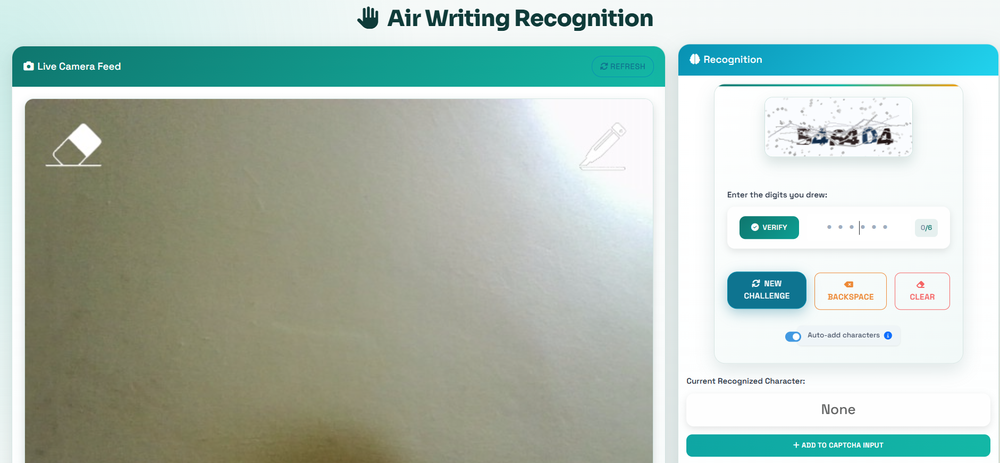
#> input picture assets/air-writing-recognition.png, 1000 x 463 px, shrunk from 1881 x 870 before the run
$ python -i digit_classifier_utils.py   (imports and definitions only)
#> lines starting #> are read from the running program, lines starting #| are printed output that depends on the picture; after the words box and inside, x2 and y2 are one past the last pixel; in counts of white or black regions, pixels touching at a corner belong together
#> further down, picture is the input picture: shape (463, 1000, 3); mean B, G, R 182.2, 191.9, 175.5
"""
Specialized classifier utility for improving distinction between commonly confused digit pairs.
This module provides preprocessing and prediction functions for improved recognition:
- 3 vs 8 distinction
- 6 vs 9 distinction
- 0 vs 6 distinction
- 1 vs 7 distinction
"""

import numpy as np
import cv2

def is_potentially_digit_eight(image):
    """
    Analyze if an image classified as '3' might actually be an '8' drawn in two parts.

    Args:
        image: Input image (grayscale, 28x28)

    Returns:
        bool: True if the image could be an '8', False otherwise
    """
    # Ensure image is in correct format
    if len(image.shape) > 2:
        # Convert to grayscale if color
        gray = cv2.cvtColor(image, cv2.COLOR_BGR2GRAY)
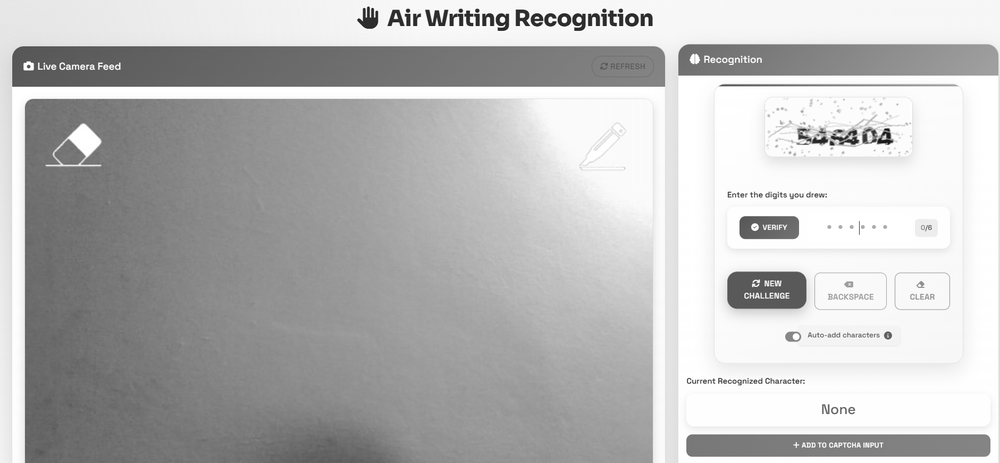
#> gray: shape (463, 1000); min 4, max 255, mean 185.9
    else:
        gray = image.copy()

    # Normalize if needed
    if np.max(gray) > 1.0:
        gray = gray.astype(np.float32) / 255.0

    # Threshold the image
    _, binary = cv2.threshold(gray, 0.3, 1.0, cv2.THRESH_BINARY)
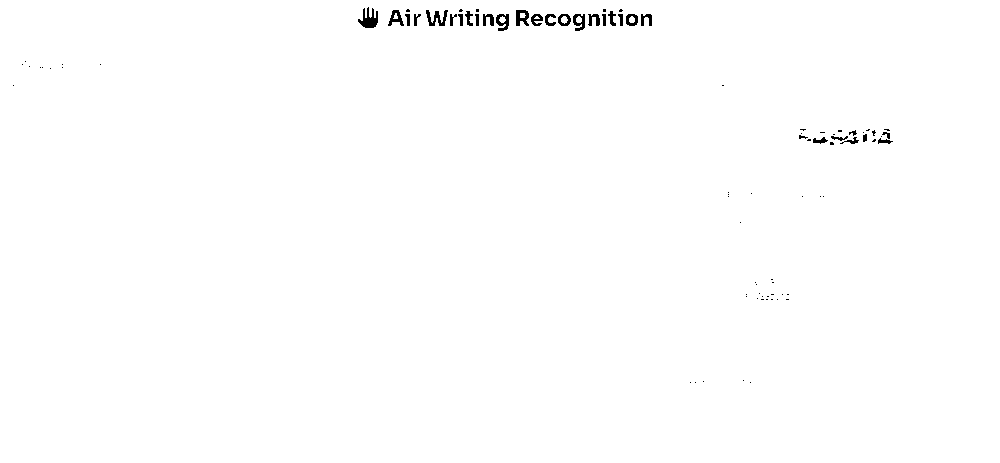
#> binary: shape (463, 1000) float32; values 0 (black) and 1 (white), 99.5% white; 90 black regions (60 under 20 px), largest, box (x1, y1, x2, y2) and area: (358, 7, 378, 28) 233, (426, 10, 448, 26) 175, (516, 10, 529, 26) 144

    # Convert to uint8 for contour detection
    binary_uint8 = (binary * 255).astype(np.uint8)

    # Find contours
    contours, _ = cv2.findContours(binary_uint8, cv2.RETR_EXTERNAL, cv2.CHAIN_APPROX_SIMPLE)
#> contours = [[[0, 0], [0, 462], [999, 462], [999, 0]]]

    if len(contours) == 0:
        return False

    # Get the largest contour
    largest_contour = max(contours, key=cv2.contourArea)
#> largest_contour = [[0, 0], [0, 462], [999, 462], [999, 0]]

    # Calculate region properties
    x, y, w, h = cv2.boundingRect(largest_contour)
#> x = 0; y = 0; w = 1000; h = 463
    aspect_ratio = float(w) / h if h > 0 else 0
#> aspect_ratio = 2.16

    # Create a mask to analyze upper and lower regions separately
    mask = np.zeros_like(binary_uint8)
    cv2.drawContours(mask, [largest_contour], 0, 255, -1)
#> mask: shape (463, 1000); every value is 255

    # Divide the image into upper and lower halves
    h, w = mask.shape
    upper_half = mask[0:h//2, :]
#> upper_half: shape (231, 1000); every value is 255
    lower_half = mask[h//2:h, :]
#> lower_half: shape (232, 1000); every value is 255

    # Count white pixels in each half
    upper_pixels = np.sum(upper_half > 0)
#> upper_pixels = 231000
    lower_pixels = np.sum(lower_half > 0)
#> lower_pixels = 232000

    # Calculate balance between upper and lower halves
    total_pixels = upper_pixels + lower_pixels
#> total_pixels = 463000
    if total_pixels == 0:
        return False

    upper_ratio = upper_pixels / total_pixels
#> upper_ratio = 0.499
    lower_ratio = lower_pixels / total_pixels
#> lower_ratio = 0.501

    # If there's good balance between upper and lower regions (characteristic of '8')
    # and the aspect ratio is close to 1 (typical for '8')
    is_balanced = 0.3 <= upper_ratio <= 0.7 and 0.3 <= lower_ratio <= 0.7
#> is_balanced = True
    is_square_like = 0.6 <= aspect_ratio <= 1.4
#> is_square_like = False

    # Calculate moments to check for symmetry
    M = cv2.moments(largest_contour)
#> M = moments, m00 461538, centre m10/m00, m01/m00 = (499.5, 231)
    if M["m00"] == 0:
        return False

    # Get centroid
    cx = int(M["m10"] / M["m00"])
#> cx = 499
    cy = int(M["m01"] / M["m00"])
#> cy = 231

    # Check horizontal symmetry (important for '8')
    left_half = mask[:, 0:cx]
#> left_half: shape (463, 499); every value is 255
    right_half = mask[:, cx:w]
#> right_half: shape (463, 501); every value is 255

    # Flip right half for comparison
    right_half_flipped = cv2.flip(right_half, 1)

    # Resize for comparison if necessary
    if left_half.shape[1] != right_half_flipped.shape[1]:
        # Choose the smaller width
        min_width = min(left_half.shape[1], right_half_flipped.shape[1])
#> min_width = 499
        left_half = left_half[:, :min_width]
        right_half_flipped = right_half_flipped[:, :min_width]

    # Calculate symmetry score
    overlap = np.logical_and(left_half > 0, right_half_flipped > 0)
#> overlap: shape (463, 499) bool; every value is 1
    union = np.logical_or(left_half > 0, right_half_flipped > 0)

    symmetry_score = np.sum(overlap) / np.sum(union) if np.sum(union) > 0 else 0
#> symmetry_score = 1

    # Check for holes (8 typically has two holes)
    # Invert the binary image for hole detection
    inverted = 255 - binary_uint8
#> inverted: shape (463, 1000); 0.52% white; 90 white regions (60 under 20 px)
    holes, _ = cv2.findContours(inverted, cv2.RETR_CCOMP, cv2.CHAIN_APPROX_SIMPLE)
#> holes = 97 contours, 65 with area under 20; largest, box (x1, y1, x2, y2) and area: (358, 7, 378, 28) 176, (516, 10, 529, 26) 140, (496, 14, 509, 31) 136, (573, 14, 585, 31) 127, (426, 10, 448, 26) 117

    # Filter out small noise holes
    valid_holes = [cnt for cnt in holes if cv2.contourArea(cnt) > 10]
#> valid_holes = 36 contours, 4 with area under 20; largest, box (x1, y1, x2, y2) and area: (358, 7, 378, 28) 176, (516, 10, 529, 26) 140, (496, 14, 509, 31) 136, (573, 14, 585, 31) 127, (426, 10, 448, 26) 117

    # Decision based on combined factors
    return ((is_balanced and is_square_like) or
            (symmetry_score > 0.5) or
            (len(valid_holes) >= 2))

# [336 lines left out: functions distinguish_6_vs_9, distinguish_0_vs_6, distinguish_1_vs_7, enhance_8_vs_3_features, enhance_digit_features, not called in this run]

>>> import cv2
>>> picture = cv2.imread('assets/air-writing-recognition.png')
>>> result = is_potentially_digit_eight(picture)
#> result = True
